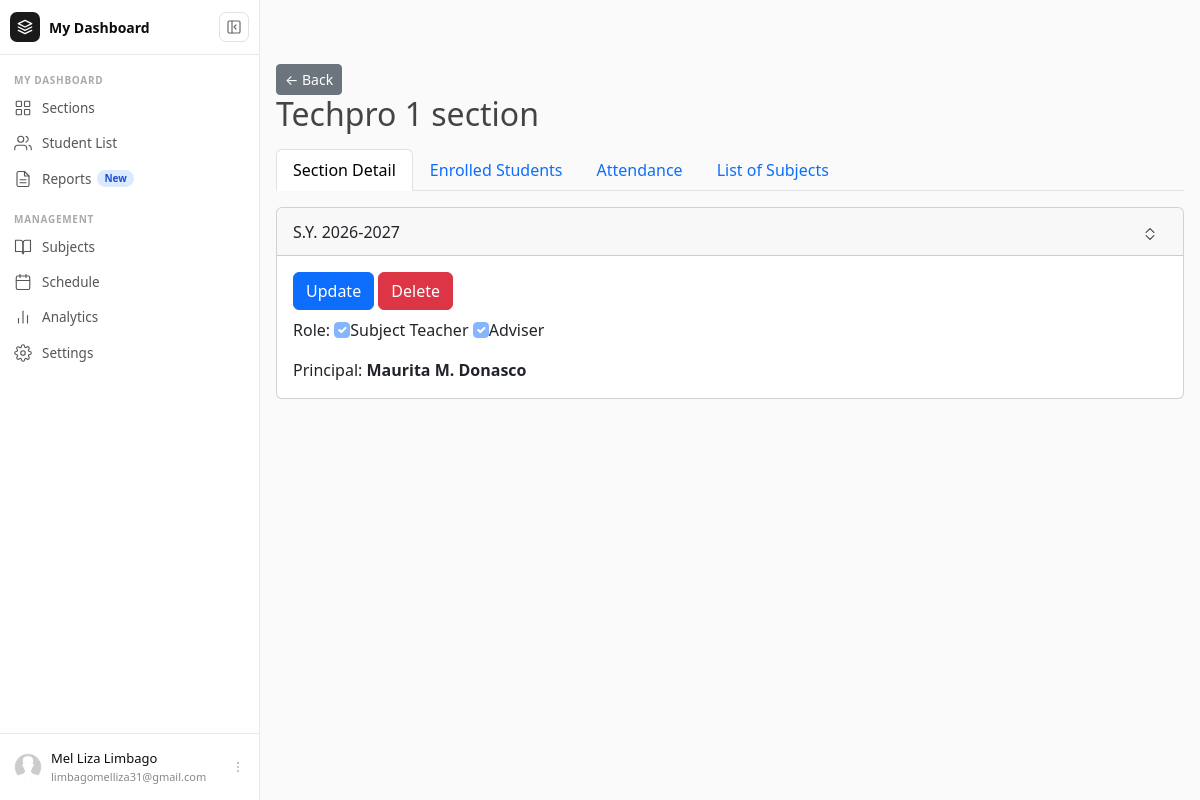
Page /section/detail/1 (signed in) on the committed database.
### users/models.py (models this page shows, shortened)
class Profile(models.Model):
    user = models.OneToOneField(User, on_delete=models.CASCADE)
    image = models.ImageField(default='default.jpg', upload_to='profile_pics')

### sections/models.py (models this page shows, shortened)
class Section(models.Model):
    adviser = models.ForeignKey(User, on_delete=models.CASCADE)
    name = models.CharField(max_length=20, null=True)
    grade_level = models.IntegerField(null=True)
    class_type = models.CharField(max_length=100, choices=Class_Type, default='JHS',null=True)
    is_adviser = models.BooleanField(default=True)
    is_subject_teacher = models.BooleanField(default=False)
    principal_name = models.CharField(max_length=100, null=True)
    school_year = models.ForeignKey(schoolYear,on_delete=models.CASCADE, limit_choices_to= {'is_active':True}, default='S.Y. 2026-2027')

### schoolYear/models.py (models this page shows)
class schoolYear(models.Model):
    name = models.CharField(unique=True,max_length=150)
    start_date = models.DateField()
    end_date = models.DateField()
    is_active = models.BooleanField(default=True, verbose_name="Active Status")
    def __str__(self):
        return self.name

### sections/views.py (the view, shortened to what this page needs)
# urls.py: path('detail/<int:pk>', SectionDetailView.as_view(),name='section-detail'),
class SectionDetailView(LoginRequiredMixin, UserPassesTestMixin, DetailView):
    model = Section
    template_name = 'sections/section_detail.html'
    context_object_name = 'section'
    def get_context_data(self, **kwargs):
        context = super().get_context_data(**kwargs)
        context['term_months'] = get_term_months()
        context['enrollments'] = Enrollment.objects.filter(
            section=self.get_object()
        ).order_by('student__last_name','student__gender')
        context['subjects'] = Subject.objects.filter(
            section=self.object
        ).order_by('order')
        today = datetime.date.today()
        enrollments = context['enrollments']
        total_students = enrollments.count()
        today_attendance = Attendance.objects.filter(
            enrollment__section=self.object,
            date=today
        ).count()
        active_term = Term.objects.filter(
                start_date__lte=today,
                end_date__gte=today,
                is_current=True,
            ).first()
        total_school_days = 0
        if active_term:
            term_obj = get_object_or_404(Term, pk=active_term.id)
            total_school_days = calculate_school_days(term_obj.start_date, term_obj.end_date)
        else:
            total_school_days = 0
            for term_obj in Term.objects.all():
                total_school_days += calculate_school_days(term_obj.start_date, term_obj.end_date)
        is_school_day = active_term is not None and today.weekday() < 5
        if is_school_day:
            today_attendance = Attendance.objects.filter(
                enrollment__section=self.object,
                date=today,
            ).count()
            context['today_recorded'] = total_students > 0 and today_attendance >= total_students
            context['today_present'] = Attendance.objects.filter(
                enrollment__section=self.object,
                date=today,
                status='P',
            ).count()
            context['today_absent'] = Attendance.objects.filter(
                enrollment__section=self.object,
                date=today,
                status='A',
            ).count()
        else:
            context['today_recorded'] = True   # prevents warning from showing
            context['today_present'] = 0
            context['today_absent'] = 0
        context['is_school_day'] = is_school_day
        context['active_term'] = active_term
        context['total_students'] = total_students
        at_risk_count = 0
        context['at_risk_count'] = at_risk_count  # hint: compute this
        return context
    def test_func(self):
        section = self.get_object()
        if self.request.user == section.adviser:
            return True
        return False

### attendance/views.py (called while the page is built)
def calculate_school_days(start_date, end_date):
    total_days = 0
    current_date = start_date
    while current_date <= end_date:
        if current_date.weekday() < 5:
            total_days += 1
        current_date += timedelta(days=1)
    return total_days

def get_active_school_year():
    return schoolYear.objects.filter(is_active=True).first()

### sections/templates/sections/section_detail.html (shortened to what this page needs)
{% extends 'users/base.html' %}
{% block content %}
<div class="d-flex justify-content-between align-items-center mt-3">
    <a href="{% url 'section-home' %}" class="btn btn-secondary btn-sm">
        ← Back
    </a>
</div>
<h2>{{ section.name }} section</h2>
<ul class="nav nav-tabs mt-3">
    <li class="nav-item">
        <a class="nav-link active"
           data-bs-toggle="tab"
           href="#sectionDetail">
            Section Detail
        </a>
    </li>
    <li class="nav-item">
        <a class="nav-link"
           data-bs-toggle="tab"
           href="#enrolledStudents">
            Enrolled Students
        </a>
    </li>
    {% if object.is_adviser %}
    <li class="nav-item">
        <a class="nav-link"
           data-bs-toggle="tab"
           href="#attendance">
            Attendance
        </a>
    </li>
    <li class="nav-item">
        <a class="nav-link"
           data-bs-toggle="tab"
           href="#listOfSubjects">
            List of Subjects
        </a>
    </li>
    {% endif %}
</ul>
{% if object.adviser == user %}
<div class="tab-content mt-3">
    <div class="tab-pane fade show active" id="sectionDetail">
      <div class="card mt-3">
        <div class="card-header d-flex justify-content-between align-items-center">
            <span>{{ object.school_year }}</span>
            <button class="btn btn-sm"
            data-bs-toggle="collapse"
            data-bs-target="#collapseCard1">
            </button>
        </div>
      <div id="collapseCard1" class="collapse show">
        <div class="card-body">
                <a type="submit" class="btn btn-primary" href="{% url 'section-update' object.id %}">Update</a>
                <a type="submit" class="btn btn-danger" href="{% url 'section-delete' object.id %}">Delete</a>
                <p class="card-text">Role: <input class="form-check-input" type="checkbox" {% if section.is_subject_teacher %}checked{% endif %} disabled>Subject Teacher</b>
                <input class="form-check-input" type="checkbox" {% if section.is_adviser %}checked{% endif %} disabled>Adviser</p>
                <p class="card-text">Principal: <b>{{ section.principal_name }}</b></p>
              </div>
          </div>
      </div>
    </div>
</div>
{% endif %}
{% endblock %}

### users/templates/partials/_sidebar.html (shortened to what this page needs)
{% load static %}
{% if user.is_authenticated %}
<div id="cs-sidebar">
  <div class="cs-top">
    <div class="cs-brand">
      <div class="cs-brand-icon">
        <svg width="16" height="16" viewBox="0 0 24 24" fill="none" stroke="currentColor" stroke-width="2" stroke-linecap="round" stroke-linejoin="round">
          <path d="M12 2L2 7l10 5 10-5-10-5zM2 17l10 5 10-5M2 12l10 5 10-5"/>
        </svg>
      </div>
      <span class="cs-brand-name">My Dashboard</span>
    </div>
    <button class="cs-toggle-btn" id="cs-toggle" type="button" aria-label="Toggle sidebar">
      <svg width="16" height="16" viewBox="0 0 24 24" fill="none" stroke="currentColor" stroke-width="1.75" stroke-linecap="round" stroke-linejoin="round">
        <rect x="3" y="3" width="18" height="18" rx="2"/>
        <path d="M9 3v18"/>
        <path class="cs-arrow" d="M15 9l-3 3 3 3"/>
      </svg>
    </button>
  </div>
  <nav class="cs-nav">
    <div class="cs-section-label">MY DASHBOARD</div>
    <ul>
      <li>
        <a class="cs-link {% if request.resolver_match.url_name == 'section-home' %}active{% endif %}"
           href="{% url 'section-home' %}">
          <span class="cs-label">Sections</span>
        </a>
      </li>
      <li>
        <a class="cs-link {% if request.resolver_match.url_name == 'student-home' %}active{% endif %}"
           href="{% url 'student-home' %}">
          <svg class="cs-icon" viewBox="0 0 24 24" fill="none" stroke="currentColor" stroke-width="1.5" stroke-linecap="round" stroke-linejoin="round" aria-hidden="true">
            <path d="M17 21v-2a4 4 0 0 0-4-4H5a4 4 0 0 0-4 4v2"/>
            <circle cx="9" cy="7" r="4"/>
            <path d="M23 21v-2a4 4 0 0 0-3-3.87M16 3.13a4 4 0 0 1 0 7.75"/>
          </svg>
          <span class="cs-label">Student List</span>
        </a>
      </li>
      <li>
        <a class="cs-link" href="#">
          <span class="cs-label">Reports <span class="cs-badge">New</span></span>
        </a>
      </li>
    </ul>
    <div class="cs-section-label">MANAGEMENT</div>
    <ul>
      <li>
        <a class="cs-link" href="#">
          <svg class="cs-icon" viewBox="0 0 24 24" fill="none" stroke="currentColor" stroke-width="1.5" stroke-linecap="round" stroke-linejoin="round" aria-hidden="true">
            <path d="M2 3h6a4 4 0 0 1 4 4v14a3 3 0 0 0-3-3H2z"/>
            <path d="M22 3h-6a4 4 0 0 0-4 4v14a3 3 0 0 1 3-3h7z"/>
          </svg>
          <span class="cs-label">Subjects</span>
        </a>
      </li>
      <li>
        <a class="cs-link" href="#">
          <span class="cs-label">Schedule</span>
        </a>
      </li>
      <li>
        <a class="cs-link" href="#">
          <svg class="cs-icon" viewBox="0 0 24 24" fill="none" stroke="currentColor" stroke-width="1.5" stroke-linecap="round" stroke-linejoin="round" aria-hidden="true">
            <line x1="18" y1="20" x2="18" y2="10"/>
            <line x1="12" y1="20" x2="12" y2="4"/>
            <line x1="6" y1="20" x2="6" y2="14"/>
          </svg>
          <span class="cs-label">Analytics</span>
        </a>
      </li>
      <li>
        <a class="cs-link {% if request.resolver_match.url_name == 'profile' %}active{% endif %}"
           href="{% url 'profile' %}">
          <span class="cs-label">Settings</span>
        </a>
      </li>
    </ul>
  </nav>
  <div class="cs-footer">
    <div class="dropup">
      <button class="cs-user-btn" type="button" data-bs-toggle="dropdown" aria-expanded="false">
        <img class="cs-avatar" src="{{ user.profile.image.url }}" alt="{{ user.get_full_name }}">
        <div class="cs-user-info">
          <div class="cs-user-name">{{ user.first_name }} {{ user.last_name }}</div>
          <div class="cs-user-email">{{ user.email }}</div>
        </div>
        <svg class="cs-dots" width="14" height="14" viewBox="0 0 24 24" fill="none" stroke="currentColor" stroke-width="1.75" stroke-linecap="round" aria-hidden="true">
          <circle cx="12" cy="5" r="1"/><circle cx="12" cy="12" r="1"/><circle cx="12" cy="19" r="1"/>
        </svg>
      </button>
    </div>
  </div>
</div>
{% endif %}

### users/static/users/main.css (style rules this page uses)
body { background: #fafafa; color: #333333; }
h1, h2, h3, h4, h5, h6 { color: #444444; }
ul { margin: 0; }

### users/static/css/sidebar.css (style rules this page uses)
#cs-sidebar *, #cs-sidebar *::before, #cs-sidebar *::after { box-sizing: border-box; }
#cs-sidebar { width: 260px; min-width: 260px; height: 100vh; position: sticky; top: 0; background: #fff; border-right: 1px solid #e9e9e7; display: flex; flex-direction: column; transition: width 0.25s cubic-bezier(0.4,0,0.2,1), min-width 0.25s cubic-bezier(0.4,0,0.2,1); overflow: hidden; z-index: 100; flex-shrink: 0; }
.cs-top { display: flex; align-items: center; justify-content: space-between; gap: 8px; padding: 12px 10px; border-bottom: 1px solid #e9e9e7; min-height: 54px; }
.cs-brand { display: flex; align-items: center; gap: 9px; overflow: hidden; min-width: 0; }
.cs-brand-icon { width: 30px; height: 30px; min-width: 30px; background: #1a1a1a; border-radius: 7px; display: flex; align-items: center; justify-content: center; color: #fff; }
.cs-brand-name { font-size: 14px; font-weight: 600; color: #0d0d0d; white-space: nowrap; opacity: 1; transition: opacity 0.15s; }
.cs-toggle-btn { width: 30px; height: 30px; min-width: 30px; padding: 0; background: transparent; border: 1px solid #e2e2df; border-radius: 7px; display: flex; align-items: center; justify-content: center; cursor: pointer; color: #666; transition: background 0.12s; }
.cs-nav { flex: 1; overflow-y: auto; overflow-x: hidden; padding: 8px 6px 4px; }
.cs-nav ul { list-style: none; padding: 0; margin: 0 0 6px; }
.cs-section-label { padding: 10px 8px 3px; font-size: 10px; font-weight: 600; letter-spacing: 0.07em; color: #aaa; white-space: nowrap; overflow: hidden; transition: opacity 0.15s, height 0.25s, padding 0.25s; }
.cs-link { display: flex; align-items: center; gap: 10px; padding: 7px 8px; border-radius: 7px; text-decoration: none; color: #555; font-size: 13.5px; font-weight: 400; white-space: nowrap; overflow: hidden; transition: background 0.1s, color 0.1s; position: relative; margin-bottom: 1px; }
.cs-icon { width: 18px; height: 18px; min-width: 18px; flex-shrink: 0; }
.cs-label { flex: 1; overflow: hidden; text-overflow: ellipsis; display: flex; align-items: center; gap: 6px; opacity: 1; transition: opacity 0.15s; }
.cs-badge { font-size: 10px; font-weight: 600; background: #dbeafe; color: #1d4ed8; padding: 1px 7px; border-radius: 99px; }
.cs-footer { border-top: 1px solid #e9e9e7; padding: 8px 6px; }
.cs-user-btn { display: flex; align-items: center; gap: 9px; padding: 7px 8px; border-radius: 7px; width: 100%; background: transparent; border: none; cursor: pointer; overflow: hidden; transition: background 0.12s; text-align: left; }
.cs-avatar { width: 28px !important; height: 28px !important; min-width: 28px !important; border-radius: 50% !important; object-fit: cover !important; flex-shrink: 0 !important; display: block !important; }
.cs-user-info { flex: 1; overflow: hidden; min-width: 0; opacity: 1; transition: opacity 0.15s; }
.cs-user-name { font-size: 13px; font-weight: 500; color: #0d0d0d; white-space: nowrap; overflow: hidden; text-overflow: ellipsis; }
.cs-user-email { font-size: 11px; color: #888; white-space: nowrap; overflow: hidden; text-overflow: ellipsis; }
.cs-dots { flex-shrink: 0; color: #bbb; opacity: 1; transition: opacity 0.15s; }

### rows in the picture
Section: name "Techpro 1", school_year "S.Y. 2026-2027", is_subject_teacher "☑", is_adviser "☑", principal_name "Maurita M. Donasco"

### other values in the picture
{{ user.first_name }} "Mel Liza"
{{ user.last_name }} "Limbago"
{{ user.email }} "limbagomelliza31@gmail.com"
